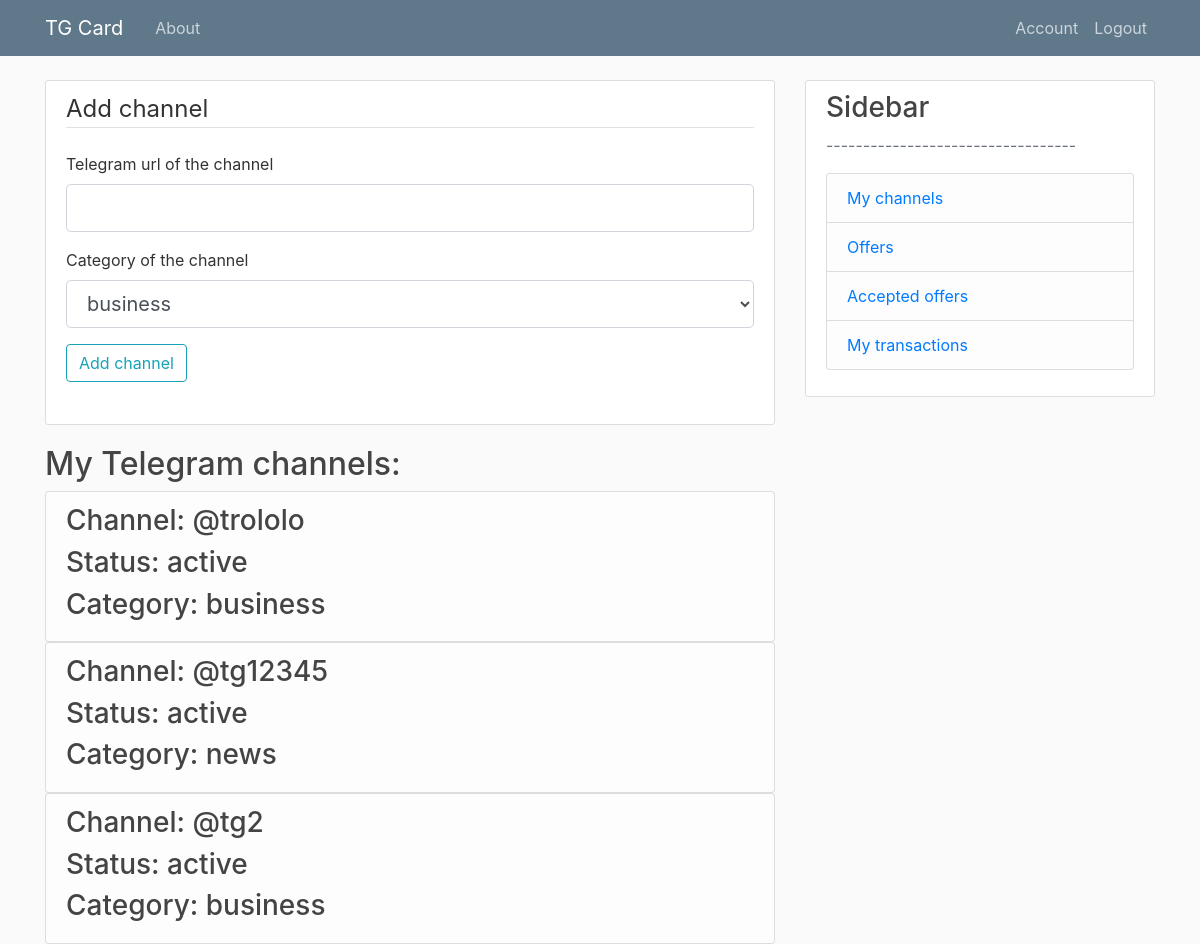
Before: /channel (signed in) with the older database file.
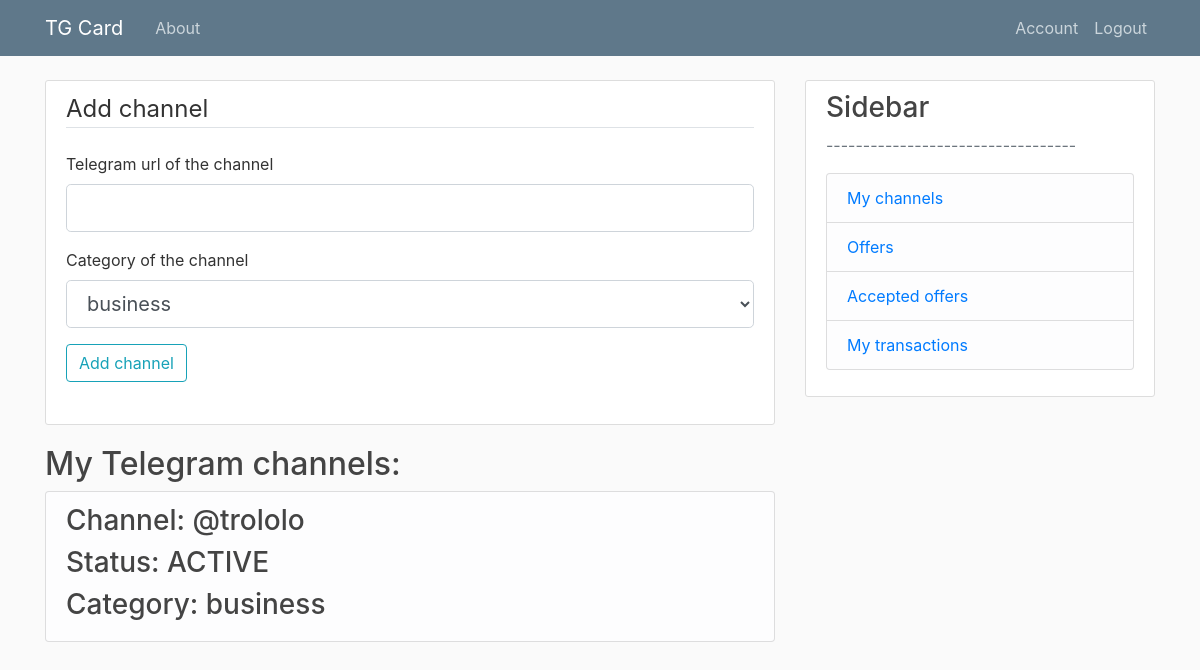
After: the same page with the newer database file.
### models.py (models this page shows, shortened)
class Channel(db.Model):
    id = db.Column(db.Integer, primary_key=True)
    tgUrl = db.Column(db.String, index=True, unique=True, nullable=False)
    status = db.Column(db.String, index=True, nullable=False) # active \ inactive
    partnerId = db.Column(db.Integer, db.ForeignKey('user.id'), nullable=False)
    categoryListAff = db.relationship('CategoryListAff', backref='channel', lazy=True)

class Category(db.Model):
    id = db.Column(db.Integer, primary_key=True)
    title = db.Column(db.String, index=True, unique=True, nullable=False)
    categoryListAdv = db.relationship('CategoryListAdv', backref='category', lazy=True)
    categoryListAff = db.relationship('CategoryListAff', backref='category', lazy=True)

### routes.py (the view, shortened to what this page needs)
@app.route("/channel", methods=['GET', 'POST'])
@affiliate_access_level()
@login_required
def channel():
    formCategories = [(g.id, g.title) for g in Category.query.all()]
    form = AddChannelForm()
    form.categoryListAff.choices = formCategories
    return render_template('channel.html', title='Channel', form=form)

### forms.py (shortened to what this page needs)
class AddChannelForm(FlaskForm):
    tgUrl = StringField('Telegram url of the channel', validators=[DataRequired()])
    categoryListAff = SelectField('Category of the channel', coerce=int)
    submit = SubmitField('Add channel')

### models.py (called while the page is built)
@login_manager.user_loader
def load_user(user_id):
    return User.query.get(int(user_id))

### routes.py (called while the page is built)
def affiliate_access_level():
    def decorator(f):
        @wraps(f)
        def decorated_function(*args, **kwargs):
            if current_user.role != 'AFFILIATE':
                return redirect(url_for('access_error_page'))
            return f(*args, **kwargs)
        return decorated_function
    return decorator

### templates/channel.html (shortened to what this page needs)
{% extends "layout.html" %}
{% block content %}
    <div class="content-section">
        <form method="POST" action="">
        <fieldset class="form-group">
            <legend class="border-bottom mb-4">Add channel</legend>
            <div class="form-group">
                {{ form.tgUrl.label(class="form-control-label") }}
                {% if form.tgUrl.errors %}
                    {{ form.tgUrl(class="form-control form-control-lg is-invalid") }}
                    <div class="invalid-feedback">
                        {% for error in form.tgUrl.errors %}
                            <span>{{ error }}</span>
                        {% endfor %}
                    </div>
                {% else %}
                    {{ form.tgUrl(class="form-control form-control-lg") }}
                {% endif %}
            </div>
            <div class="form-group">
                {{ form.categoryListAff.label(class="form-control-label") }}
                {% if form.categoryListAff.errors %}
                    {{ form.categoryListAff(class="form-control form-control-lg is-invalid") }}
                    <div class="invalid-feedback">
                        {% for error in form.categoryListAff.errors %}
                            <span>{{ error }}</span>
                        {% endfor %}
                    </div>
                {% else %}
                    {{ form.categoryListAff(class="form-control form-control-lg") }}
                {% endif %}
            </div>
    	    <div class="form-group">
         	    {{ form.submit(class="btn btn-outline-info") }}
    	    </div>
            </fieldset>
        </form>
    </div>
    <h2>My Telegram channels: </h2>
    {% for channel in current_user.channels %}
    <ul class="list-group">
        <li class="list-group-item list-group-item-light">
            <h3>Channel: {{channel.tgUrl}}</h3>
            <h3>Status: {{channel.status}}</h3>
            <h3>Category: {{channel.categoryListAff[0].category.title}}</h3>
        </li>
    </ul>
    {% endfor %}
{% endblock content %}

Changed rows visible on the page:
removed Channel: tgUrl "@tg12345", status "active", title "news"
removed Channel: tgUrl "@tg2", status "active", title "business"
changed Channel "@trololo": status "active" → "ACTIVE"
